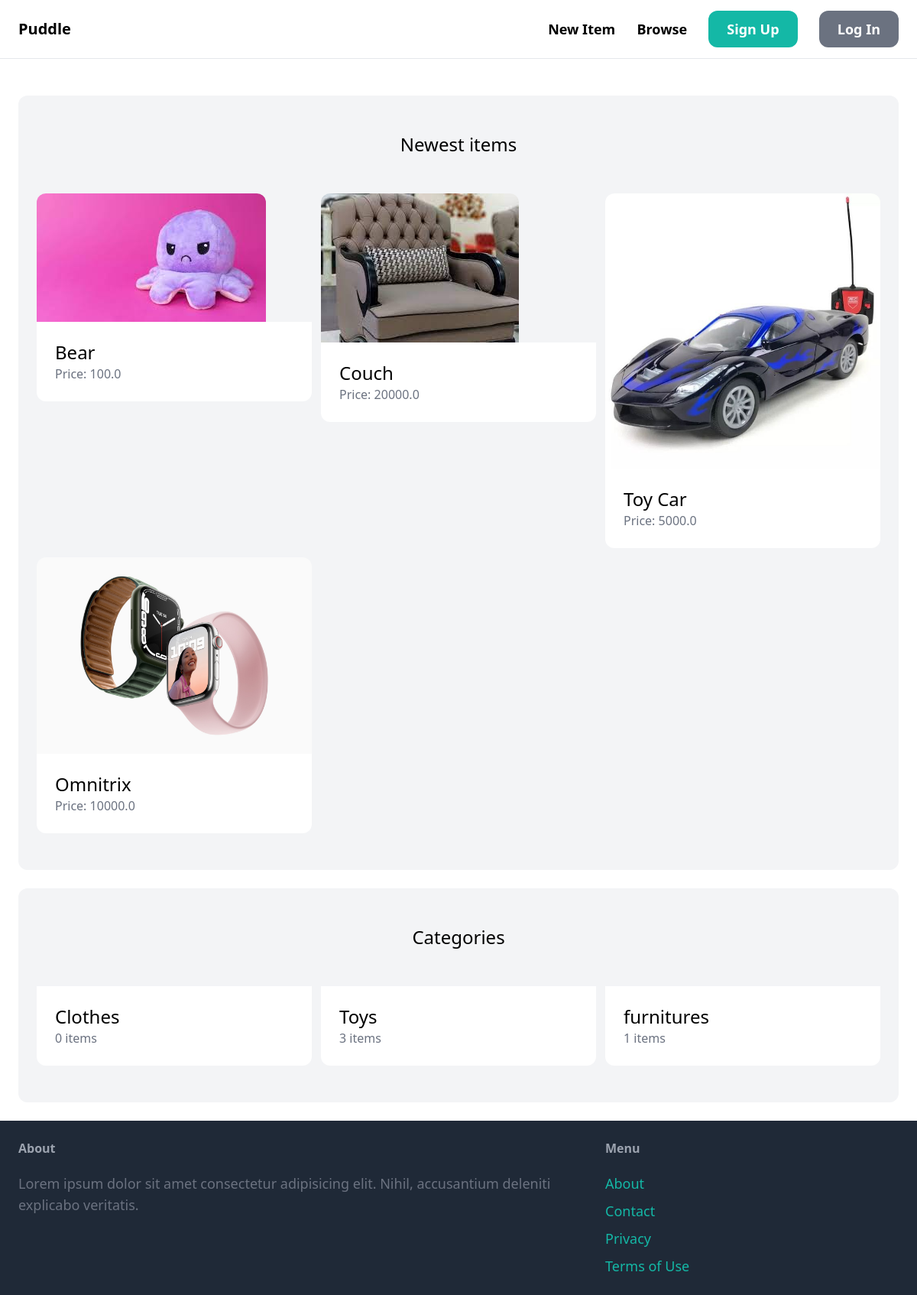
The page / on the database its author committed.
### item/models.py (models this page shows, shortened)
class Item(models.Model):
    category = models.ForeignKey(Category, related_name='items', on_delete=models.CASCADE)
    name = models.CharField(max_length=255)
    description = models.TextField(blank=True, null=True)
    price = models.FloatField()
    image = models.ImageField(upload_to='item_images', blank=True, null=True)
    is_sold = models.BooleanField(default=False)
    created_by = models.ForeignKey(User, related_name='items', on_delete=models.CASCADE)
    created_at = models.DateTimeField(auto_now_add=True)

class Category(models.Model):
    name = models.CharField(max_length=255)
    class Meta:
        ordering = ('name', )
        verbose_name_plural = 'Categories'

### core/views.py (the view)
# urls.py: path('', views.index, name='index'),
def index(request):
    items = Item.objects.filter(is_sold=False)[0:6]
    categories = Category.objects.all()
    return render(request, 'core/index.html', {
        'categories': categories,
        'items': items
    })

### core/templates/core/index.html (shortened to what this page needs)
{% extends 'core/base.html' %}
{% block content %}
    <div class="mt-6 px-6 py-12 bg-gray-100 rounded-xl">
        <h2 class="mb-12 text-2xl text-center">Newest items</h2>
        <div class="grid grid-cols-3 gap-3">
            {% for item in items %}
                <div>
                    <a href="{%url 'item:detail' item.id %}">
                        <div>
                            <img src="{{ item.image.url }}" class="rounded-t-xl" />
                        </div>
                        <div class="p-6 bg-white rounded-b-xl">
                            <h2 class="text-2xl">{{ item.name }}</h2>
                            <p class="text-gray-500">Price: {{ item.price }}</p>
                        </div>
                    </a>
                </div>
            {% endfor %}
        </div>
    </div>
    <div class="mt-6 px-6 py-12 bg-gray-100 rounded-xl">
        <h2 class="mb-12 text-2xl text-center">Categories</h2>
        <div class="grid grid-cols-3 gap-3">
            {% for category in categories %}
            <div>
                <a href="#">
                    <div class="p-6 bg-white rounded-b-xl">
                        <h2 class="text-2xl">{{ category.name }}</h2>
                        <p class="text-gray-500">{{ category.items.count }} items</p>
                    </div>
                </a>
            </div>
            {% endfor %}
        </div>
    </div>
{% endblock %}

### rows shown on the page
Item: image (picture), name "Bear", price "100.0"
Item: image (picture), name "Couch", price "20000.0"
Item: image (picture), name "Toy Car", price "5000.0"
Item: image (picture), name "Omnitrix", price "10000.0"
Category: name "Clothes", items.count "0"
Category: name "Toys", items.count "3"
Category: name "furnitures", items.count "1"
